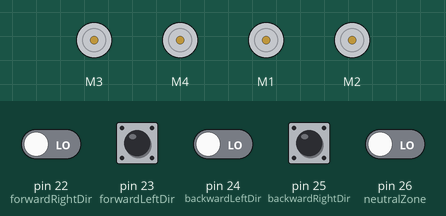
Bench run of a sketch on a simulated Arduino Mega 2560, built with avr-gcc and run on an emulated ATmega2560. Shown: 4 × DC motor (green arrow = forward, orange = backward, longer = faster). The test bench sets the inputs (shaded band); at power-on: pin 22 (forwardRightDir), pin 23 (forwardLeftDir), pin 24 (backwardLeftDir), pin 25 (backwardRightDir), pin 26 (neutralZone) LOW.

Above: at 1.2 s.
1.3 s: pin 26 (neutralZone) driven HIGH
At 1.8 s:
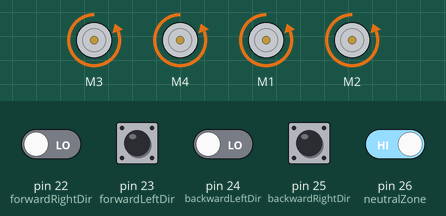
2.8 s: pin 26 (neutralZone) driven LOW
At 4.0 s:
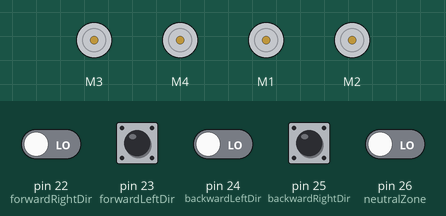
4.3 s: pin 22 (forwardRightDir) driven HIGH and pin 24 (backwardLeftDir) driven HIGH
At 5.3 s:
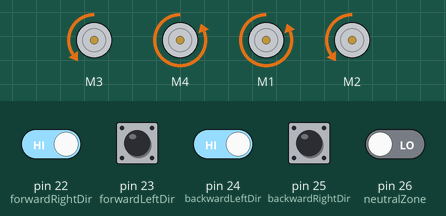
5.8 s: pin 22 (forwardRightDir) driven LOW
At 6.4 s:
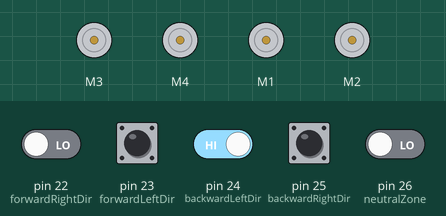
7.3 s: pin 23 (forwardLeftDir) pulled HIGH for 0.15 s
At 7.37 s:
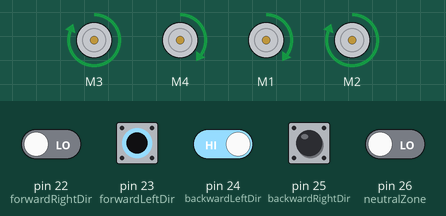
Timing chart, 0 to 9.9 s (numbered marks = the images above; inputs shaded):
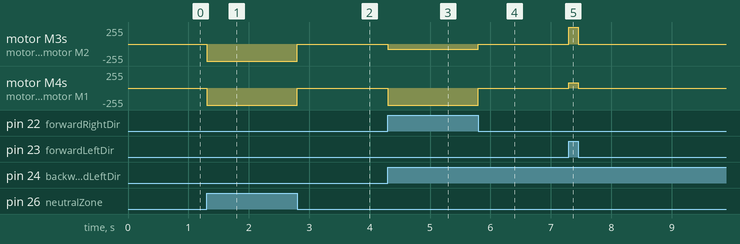

Measured:
- after the input at 1.3 s, motor M3, motor M4, motor M1, motor M2: stopped → backward 255/255 at once
- after the input at 2.8 s, motor M3, motor M4, motor M1, motor M2: backward 255/255 → stopped at once
- after the input at 4.3 s, motor M3, motor M2: stopped → backward 80/255 at once; motor M4, motor M1: stopped → backward 255/255 at once
- after the input at 5.8 s, motor M3, motor M2: backward 80/255 → stopped at once; motor M4, motor M1: backward 255/255 → stopped at once
- after the input at 7.3 s, motor M3, motor M2: stopped → forward 255/255 at once, → stopped 0.15 s later; motor M4, motor M1: stopped → forward 80/255 at once, → stopped 0.15 s later

The sketch:

ArduinoMega.ino
```cpp
#include <AFMotor.h>
//initialize motor instances
AF_DCMotor forwardRightMotor(3);
AF_DCMotor forwardLeftMotor(4);
AF_DCMotor backwardLeftMotor(1);
AF_DCMotor backwardRightMotor(2);

//define motor direction
#define forwardRightDir 22
#define forwardLeftDir 23
#define backwardLeftDir 24
#define backwardRightDir 25
#define neutralZone 26

//speed
int minSpeed = 80;
int maxSpeed = 255;
int noSpeed = 0;
void setup()
{
  // put your setup code here, to run once:
  pinMode(forwardRightDir,INPUT);
  pinMode(forwardLeftDir,INPUT);
  pinMode(backwardLeftDir,INPUT);
  pinMode(backwardRightDir,INPUT);
  pinMode(neutralZone,INPUT);
}

void moveControl()
{
  int m1 = digitalRead(forwardRightDir);
  int m2 = digitalRead(forwardLeftDir);
  int m3 = digitalRead(backwardLeftDir);
  int m4 = digitalRead(backwardRightDir);
  int n_zone = digitalRead(neutralZone);

  //move forward
  if(m1==HIGH && m2==HIGH && m3==HIGH && m4==HIGH)
  {
    forwardRightMotor.setSpeed(maxSpeed);
    forwardLeftMotor.setSpeed(maxSpeed);
    backwardLeftMotor.setSpeed(maxSpeed);
    backwardRightMotor.setSpeed(maxSpeed);

    forwardRightMotor.run(FORWARD);
    forwardLeftMotor.run(FORWARD);
    backwardLeftMotor.run(FORWARD);
    backwardRightMotor.run(FORWARD);
  }

  //move forward right
  else if(m1==HIGH && m2==LOW && m3==LOW && m4==HIGH)
  {
    forwardRightMotor.setSpeed(minSpeed);
    forwardLeftMotor.setSpeed(maxSpeed);
    backwardLeftMotor.setSpeed(maxSpeed);
    backwardRightMotor.setSpeed(minSpeed);

    forwardRightMotor.run(FORWARD);
    forwardLeftMotor.run(FORWARD);
    backwardLeftMotor.run(FORWARD);
    backwardRightMotor.run(FORWARD);
  }

   //move forward left
  else if(m1==LOW && m2==HIGH && m3==HIGH && m4==LOW)
  {
    forwardRightMotor.setSpeed(maxSpeed);
    forwardLeftMotor.setSpeed(minSpeed);
    backwardLeftMotor.setSpeed(minSpeed);
    backwardRightMotor.setSpeed(maxSpeed);

    forwardRightMotor.run(FORWARD);
    forwardLeftMotor.run(FORWARD);
    backwardLeftMotor.run(FORWARD);
    backwardRightMotor.run(FORWARD);
  }

  //move back
  else if(m1==LOW && m2==LOW && m3==LOW && m4==LOW && n_zone)
  {
    forwardRightMotor.setSpeed(maxSpeed);
    forwardLeftMotor.setSpeed(maxSpeed);
    backwardLeftMotor.setSpeed(maxSpeed);
    backwardRightMotor.setSpeed(maxSpeed);

    forwardRightMotor.run(BACKWARD);
    forwardLeftMotor.run(BACKWARD);
    backwardLeftMotor.run(BACKWARD);
    backwardRightMotor.run(BACKWARD);
  }

  //move back and right
  else if(m1==HIGH && m2==LOW && m3==HIGH && m4==LOW)
  {
    forwardRightMotor.setSpeed(minSpeed);
    forwardLeftMotor.setSpeed(maxSpeed);
    backwardLeftMotor.setSpeed(maxSpeed);
    backwardRightMotor.setSpeed(minSpeed);

    forwardRightMotor.run(BACKWARD);
    forwardLeftMotor.run(BACKWARD);
    backwardLeftMotor.run(BACKWARD);
    backwardRightMotor.run(BACKWARD);
  }

  //move back and left
  else if(m1==LOW && m2==HIGH && m3==LOW && m4==HIGH)
  {
    forwardRightMotor.setSpeed(maxSpeed);
    forwardLeftMotor.setSpeed(minSpeed);
    backwardLeftMotor.setSpeed(minSpeed);
    backwardRightMotor.setSpeed(maxSpeed);

    forwardRightMotor.run(BACKWARD);
    forwardLeftMotor.run(BACKWARD);
    backwardLeftMotor.run(BACKWARD);
    backwardRightMotor.run(BACKWARD);
  }
  else
  {
    forwardRightMotor.run(RELEASE);
    forwardLeftMotor.run(RELEASE);
    backwardLeftMotor.run(RELEASE);
    backwardRightMotor.run(RELEASE);
  }
}
void loop()
{
  moveControl();
}
```
